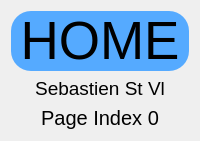
                  <widget class="QWidget" name="page_home">
                   <layout class="QVBoxLayout" name="verticalLayout_10">
                    <item>
                     <widget class="QLabel" name="label_6">
                      <property name="font">
                       <font>
                        <family>Segoe UI</family>
                        <pointsize>40</pointsize>
                       </font>
                      </property>
                      <property name="styleSheet">
                       <string notr="true">background-color: rgb(85, 170, 255);
border-radius: 20px;</string>
                      </property>
                      <property name="text">
                       <string>HOME</string>
                      </property>
                      <property name="alignment">
                       <set>Qt::AlignCenter</set>
                      </property>
                     </widget>
                    </item>
                    <item>
                     <widget class="QLabel" name="label">
                      <property name="font">
                       <font>
                        <family>Segoe UI</family>
                        <pointsize>14</pointsize>
                       </font>
                      </property>
                      <property name="text">
                       <string>Sebastien St Vl</string>
                      </property>
                      <property name="alignment">
                       <set>Qt::AlignCenter</set>
                      </property>
                     </widget>
                    </item>
                    <item>
                     <widget class="QLabel" name="label_7">
                      <property name="font">
                       <font>
                        <family>Segoe UI</family>
                        <pointsize>15</pointsize>
                       </font>
                      </property>
                      <property name="text">
                       <string>Page Index 0</string>
                      </property>
                      <property name="alignment">
                       <set>Qt::AlignCenter</set>
                      </property>
                     </widget>
                    </item>
                   </layout>
                  </widget>
